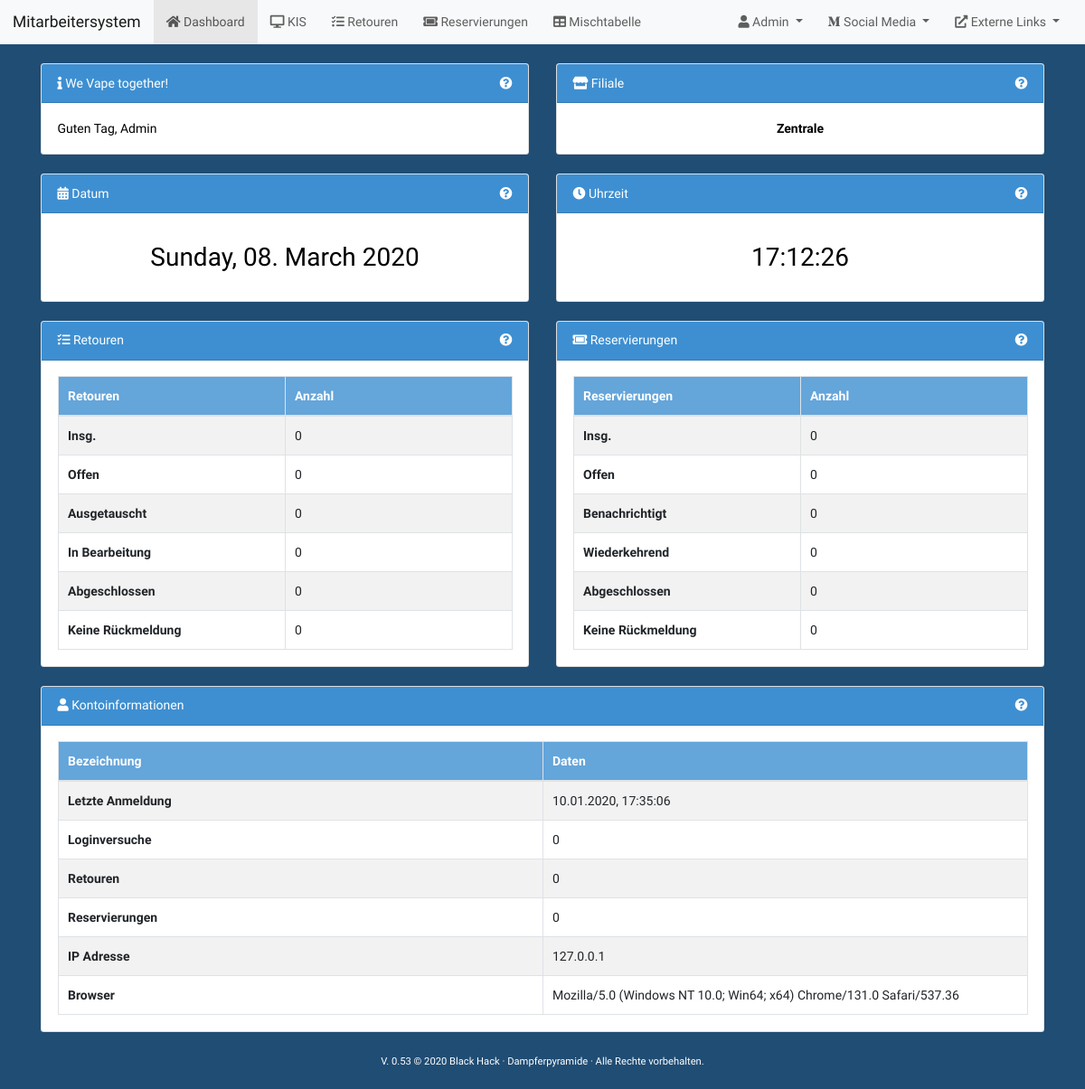
/ (signed in), run on the app's committed database.
### tables this page shows
CREATE TABLE `ms_users` (
  `userid` int(8) NOT NULL,
  `storeid` int(4) NOT NULL,
  `roleid` tinyint(1) NOT NULL,
  `username` varchar(24) NOT NULL,
  `password` varchar(255) NOT NULL,
  `firstname` varchar(24) NOT NULL,
  `lastname` varchar(24) NOT NULL,
  `locked` tinyint(1) NOT NULL,
  `online` int(16) NOT NULL,
  `returns` int(8) NOT NULL COMMENT 'Anzahl an Retouren',
  `booking` int(16) NOT NULL COMMENT 'Anzahl an Reservierungen',
  `lastlogin` datetime NOT NULL DEFAULT CURRENT_TIMESTAMP,
  `loginattempts` int(2) NOT NULL
);

CREATE TABLE `ms_stores` (
  `storeid` int(4) NOT NULL,
  `short` varchar(3) NOT NULL,
  `name` varchar(32) NOT NULL
);

### inc/config.php (called while the page is built, shortened)
<?php
$Server = (object) array(
	"query" => @mysqli_connect(DBHOST, DBNAME, DBPASS, DBUSER),
	"session" => "userid",
	"timestamp" => time(),
	"name" => "Mitarbeitersystem",
	"version" => "V. 0.53",
);
global $Server;
mysqli_set_charset($Server->query, "utf8mb4");
function MysqlSelect($query) {
	if($query) {
		global $Server;
		return mysqli_query($Server->query, $query);
	}
}
function MysqlEscape($query) {
	if($query) {
		global $Server;
		return mysqli_real_escape_string($Server->query, $query);
	}
}
function MysqlArray($query) {
	if($query) {
		return mysqli_fetch_array($query);
    }
}
function MysqlNumRow($query) {
	if($query) {
		return mysqli_num_rows($query);
	}
}
?>

### inc/page/content.php (the view)
<div class="row">
	<div class="col-md-6 mt-4">
		<div class="card">
			<div class="card-header bg-main">
				<i class="fas fa-info"></i> We Vape together!
				<span class="float-right"><i class="fas fa-question-circle" data-toggle="tooltip" data-html="true" title="Willlkommensnachricht"></i></span>
			</div>
			<div class="card-body">
				<p class="card-text">
					<?php welcome(); ?>
				</p>
			</div>
		</div>
	</div>
	<div class="col-md-6 mt-4">
		<div class="card">
			<div class="card-header bg-main">
				<i class="fas fa-store"></i> Filiale
				<span class="float-right"><i class="fas fa-question-circle" data-toggle="tooltip" data-html="true" title="Filiale"></i></span>
			</div>
			<div class="card-body">
				<p class="card-text text-center font-weight-bold">
					<?php
					$getStore = MysqlArray(MysqlSelect("SELECT * FROM `ms_stores` WHERE `storeid` = '".MysqlEscape(getUserData("storeid"))."'"));
					echo $getStore["name"];
					?>
				</p>
			</div>
		</div>
	</div>
</div>
<div class="row">
	<div class="col-md-6 mt-4">
		<div class="card">
			<div class="card-header bg-main">
				<i class="fas fa-calendar-alt"></i> Datum
				<span class="float-right"><i class="fas fa-question-circle" data-toggle="tooltip" data-html="true" title="Datum"></i></span>
			</div>
			<div class="card-body">
				<p class="card-text">
					<h2 class="text-center"><?php echo strftime("%A").", ".date("d").". ". strftime("%B")." ".date("Y"); ?></h2>
				</p>
			</div>
		</div>
	</div>
	<div class="col-md-6 mt-4">
		<div class="card">
			<div class="card-header bg-main">
				<i class="fas fa-clock"></i> Uhrzeit
				<span class="float-right"><i class="fas fa-question-circle" data-toggle="tooltip" data-html="true" title="Aktuelle Uhrzeit"></i></span>
			</div>
			<div class="card-body">
				<p class="card-text">
					<h2 id="clock" class="text-center"></h2>
				</p>
			</div>
		</div>
	</div>
</div>
<div class="row">
	<div class="col-md-6 mt-4">
		<div class="card">
			<div class="card-header bg-main">
				<i class="fas fa-tasks"></i> Retouren
				<span class="float-right"><i class="fas fa-question-circle" data-toggle="tooltip" data-html="true" title="Retouren deiner Filiale"></i></span>
			</div>
			<div class="card-body">
				<div class="table-responsive">
					<table class="table table-dashboard table-bordered table-striped mb-0">
						<thead>
							<tr>
								<th scope="col">Retouren</th>
								<th scope="col">Anzahl</th>
							</tr>
						</thead>
						<tbody>
							<tr>
								<th scope="row">Insg.</th>
								<td>
								<?php
								$getTotalReturns = MysqlArray(MysqlSelect("SELECT COUNT(*) AS `sum` FROM `ms_returns` WHERE `storeid` = '".MysqlEscape(getUserData("storeid"))."'"));
								echo $getTotalReturns["sum"];
								?>
								</td>
							</tr>
							<tr>
								<th scope="row">Offen</th>
								<td>
								<?php
								$getOpenReturns = MysqlArray(MysqlSelect("SELECT COUNT(*) AS `sum` FROM `ms_returns` WHERE `storeid` = '".MysqlEscape(getUserData("storeid"))."' AND `status` = 'Offen'"));
								echo $getOpenReturns["sum"];
								?>
								</td>
							</tr>
							<tr>
								<th scope="row">Ausgetauscht</th>
								<td>
								<?php
								$getReplaceReturns = MysqlArray(MysqlSelect("SELECT COUNT(*) AS `sum` FROM `ms_returns` WHERE `storeid` = '".MysqlEscape(getUserData("storeid"))."' AND `status` = 'Ausgetauscht'"));
								echo $getReplaceReturns["sum"];
								?>
								</td>
							</tr>
							<tr>
								<th scope="row">In Bearbeitung</th>
								<td>
								<?php
								$getProgressReturns = MysqlArray(MysqlSelect("SELECT COUNT(*) AS `sum` FROM `ms_returns` WHERE `storeid` = '".MysqlEscape(getUserData("storeid"))."' AND `status` = 'In Bearbeitung'"));
								echo $getProgressReturns["sum"];
								?>
								</td>
							</tr>
							<tr>
								<th scope="row">Abgeschlossen</th>
								<td>
								<?php
								$getSuccessReturns = MysqlArray(MysqlSelect("SELECT COUNT(*) AS `sum` FROM `ms_returns` WHERE `storeid` = '".MysqlEscape(getUserData("storeid"))."' AND `status` = 'Abgeschlossen'"));
								echo $getSuccessReturns["sum"];
								?>
								</td>
							</tr>
							<tr>
							<th scope="row">Keine Rückmeldung</th>
								<td>
								<?php
								$getNoRespondReturns = MysqlArray(MysqlSelect("SELECT COUNT(*) AS `sum` FROM `ms_returns` WHERE `storeid` = '".MysqlEscape(getUserData("storeid"))."' AND `status` = 'Keine Rückmeldung'"));
								echo $getNoRespondReturns["sum"];
								?>
								</td>
							</tr>
						</tbody>
					</table>
				</div>
			</div>
		</div>
	</div>
	<div class="col-md-6 mt-4">
		<div class="card">
			<div class="card-header bg-main">
				<i class="fas fa-ticket-alt"></i> Reservierungen
				<span class="float-right"><i class="fas fa-question-circle" data-toggle="tooltip" data-html="true" title="Reservierung deiner Filiale"></i></span>
			</div>
			<div class="card-body">
				<div class="table-responsive">
					<table class="table table-dashboard table-bordered table-striped mb-0">
						<thead>
							<tr>
							<th scope="col">Reservierungen</th>
							<th scope="col">Anzahl</th>
							</tr>
						</thead>
						<tbody>
							<tr>
								<th scope="row">Insg.</th>
								<td>
								<?php
								$getTotalBooking = MysqlArray(MysqlSelect("SELECT COUNT(*) AS `sum` FROM `ms_booking` WHERE `storeid` = '".MysqlEscape(getUserData("storeid"))."'"));
								echo $getTotalBooking["sum"];
								?>
								</td>
							</tr>
							<tr>
								<th scope="row">Offen</th>
								<td>
								<?php
								$getOpenBooking = MysqlArray(MysqlSelect("SELECT COUNT(*) AS `sum` FROM `ms_booking` WHERE `storeid` = '".MysqlEscape(getUserData("storeid"))."' AND `status` = 'Offen'"));
								echo $getOpenBooking["sum"];
								?>
								</td>
							</tr>
							<tr>
								<th scope="row">Benachrichtigt</th>
								<td>
								<?php
								$getReplaceBooking = MysqlArray(MysqlSelect("SELECT COUNT(*) AS `sum` FROM `ms_booking` WHERE `storeid` = '".MysqlEscape(getUserData("storeid"))."' AND `status` = 'Ausgetauscht'"));
								echo $getReplaceBooking["sum"];
								?>
								</td>
							</tr>
							<tr>
								<th scope="row">Wiederkehrend</th>
								<td>
								<?php
								$getSuccessBooking = MysqlArray(MysqlSelect("SELECT COUNT(*) AS `sum` FROM `ms_booking` WHERE `storeid` = '".MysqlEscape(getUserData("storeid"))."' AND `status` = 'Wiederkehrend'"));
								echo $getSuccessBooking["sum"];
								?>
								</td>
							</tr>
							<tr>
								<th scope="row">Abgeschlossen</th>
								<td>
								<?php
								$getProgressBooking = MysqlArray(MysqlSelect("SELECT COUNT(*) AS `sum` FROM `ms_booking` WHERE `storeid` = '".MysqlEscape(getUserData("storeid"))."' AND `status` = 'In Bearbeitung'"));
								echo $getProgressBooking["sum"];
								?>
								</td>
							</tr>
							<tr>
								<th scope="row">Keine Rückmeldung</th>
								<td>
								<?php
								$getSuccessBooking = MysqlArray(MysqlSelect("SELECT COUNT(*) AS `sum` FROM `ms_booking` WHERE `storeid` = '".MysqlEscape(getUserData("storeid"))."' AND `status` = 'Abgeschlossen'"));
								echo $getSuccessBooking["sum"];
								?>
								</td>
							</tr>
						</tbody>
					</table>
				</div>
			</div>
		</div>
	</div>
</div>
<div class="row">
	<div class="col-md-12 mt-4">
		<div class="card">
			<div class="card-header bg-main">
				<i class="fas fa-user"></i> Kontoinformationen
				<span class="float-right"><i class="fas fa-question-circle" data-toggle="tooltip" data-html="true" title="Informationen deines Kontos"></i></span>
			</div>
			<div class="card-body">
				<?php
				$getUserInfo = MysqlSelect("SELECT * FROM `ms_users` WHERE `userid` = '".MysqlEscape($_SESSION[$Server->session])."'");
				if(MysqlNumRow($getUserInfo)) {
				?>
				<div class="table-responsive">
					<table class="table table-dashboard table-bordered table-striped mb-0">
						<thead>
							<tr>
								<th scope="col">Bezeichnung</th>
								<th scope="col">Daten</th>
							</tr>
						</thead>
						<tbody>
							<tr>
								<th scope="row">Letzte Anmeldung</th>
								<td><?php echo strftime("%d.%m.%Y, %H:%M:%S", strtotime(getUserData("lastlogin"))); ?></td>
							</tr>
							<tr>
								<th scope="row">Loginversuche</th>
								<td><?php echo getUserData("loginattempts"); ?></td>
							</tr>
							<tr>
								<th scope="row">Retouren</th>
								<td><?php echo getUserData("returns"); ?></td>
							</tr>
							<tr>
								<th scope="row">Reservierungen</th>
								<td><?php echo getUserData("booking"); ?></td>
							</tr>
							<tr>
								<th scope="row">IP Adresse</th>
								<td><?php echo $_SERVER["REMOTE_ADDR"]; ?></td>
							</tr>
							<tr>
								<th scope="row">Browser</th>
								<td><?php echo $_SERVER["HTTP_USER_AGENT"]; ?></td>
							</tr>
						</tbody>
					</table>
				</div>
				<?php
				} else {
				?>
				<b>Informationen nicht verfügbar.</b>
				<?php
				}
				?>
			</div>
		</div>
	</div>
</div>

### inc/page/navi.php (shortened to what this page needs)
<nav class="navbar navbar-expand-lg navbar-light bg-light navbar-custom py-0">
	<a class="navbar-brand" href="">Mitarbeitersystem</a>
	<div class="collapse navbar-collapse" id="navbar-toggle">
		<ul class="navbar-nav mr-auto mt-2 mt-lg-0">
			<li class="nav-item<?php if($_GET["include"] == null) { echo " active"; } ?>">
				<a class="nav-link" href="index.php"><i class="fas fa-home"></i> Dashboard <span class="sr-only">(current)</span></a>
			</li>
            <li class="nav-item<?php if($_GET["include"] == "kis") { echo " active"; } ?>">
				<a class="nav-link" href="index.php?include=kis"><i class="fas fa-desktop"></i> KIS</a>
			</li>
			<li class="nav-item<?php if($_GET["include"] == "returns") { echo " active"; } ?>">
				<a class="nav-link" href="index.php?include=returns"><i class="fas fa-tasks"></i> Retouren</a>
			</li>
			<li class="nav-item<?php if($_GET["include"] == "bookings") { echo " active"; } ?>">
				<a class="nav-link" href="index.php?include=bookings"><i class="fas fa-ticket-alt"></i> Reservierungen</a>
			</li>
			<li class="nav-item<?php if($_GET["include"] == "mixtable") { echo " active"; } ?>">
				<a class="nav-link" href="index.php?include=mixtable"><i class="fas fa-table"></i> Mischtabelle</span></a>
			</li>
		</ul>
		<ul class="navbar-nav mt-2 mt-lg-0">
			<li class="nav-item dropdown<?php if($_GET["include"] == "settings") { echo " active"; } ?>">
				<a class="nav-link dropdown-toggle" href="#" id="navbar-dropdown-menu-link" role="button" data-toggle="dropdown" aria-haspopup="true" aria-expanded="false">
					<i class="fas fa-user"></i> <?php echo getUserData("username"); ?>
				</a>
			</li>
			<li class="nav-item dropdown">
				<a class="nav-link dropdown-toggle" href="#" id="navbar-dropdown-menu-link" role="button" data-toggle="dropdown" aria-haspopup="true" aria-expanded="false">
					<i class="fab fa-medium-m"></i> Social Media
				</a>
			</li>
			<li class="nav-item dropdown">
				<a class="nav-link dropdown-toggle" href="#" id="navbar-dropdown-menu-link" role="button" data-toggle="dropdown" aria-haspopup="true" aria-expanded="false">
					<i class="fas fa-external-link-alt"></i> Externe Links
				</a>
			</li>
		</ul>
	</div>
</nav>

### data on the page
ms_users: username "Admin", storeid.name "Zentrale", lastlogin "10.01.2020, 17:35:06", loginattempts "0", returns "0", booking "0"

### other printed values
$welcome "Guten Tag, Admin"
strftime("%A") "Sunday"
strftime("%B") "March"
$getTotalReturns["sum"] "0"
$getOpenReturns["sum"] "0"
$getReplaceReturns["sum"] "0"
$getProgressReturns["sum"] "0"
$getSuccessReturns["sum"] "0"
$getNoRespondReturns["sum"] "0"
$getTotalBooking["sum"] "0"
$getOpenBooking["sum"] "0"
$getReplaceBooking["sum"] "0"
$getSuccessBooking["sum"] "0"
$getProgressBooking["sum"] "0"
$_SERVER["REMOTE_ADDR"] "127.0.0.1"
